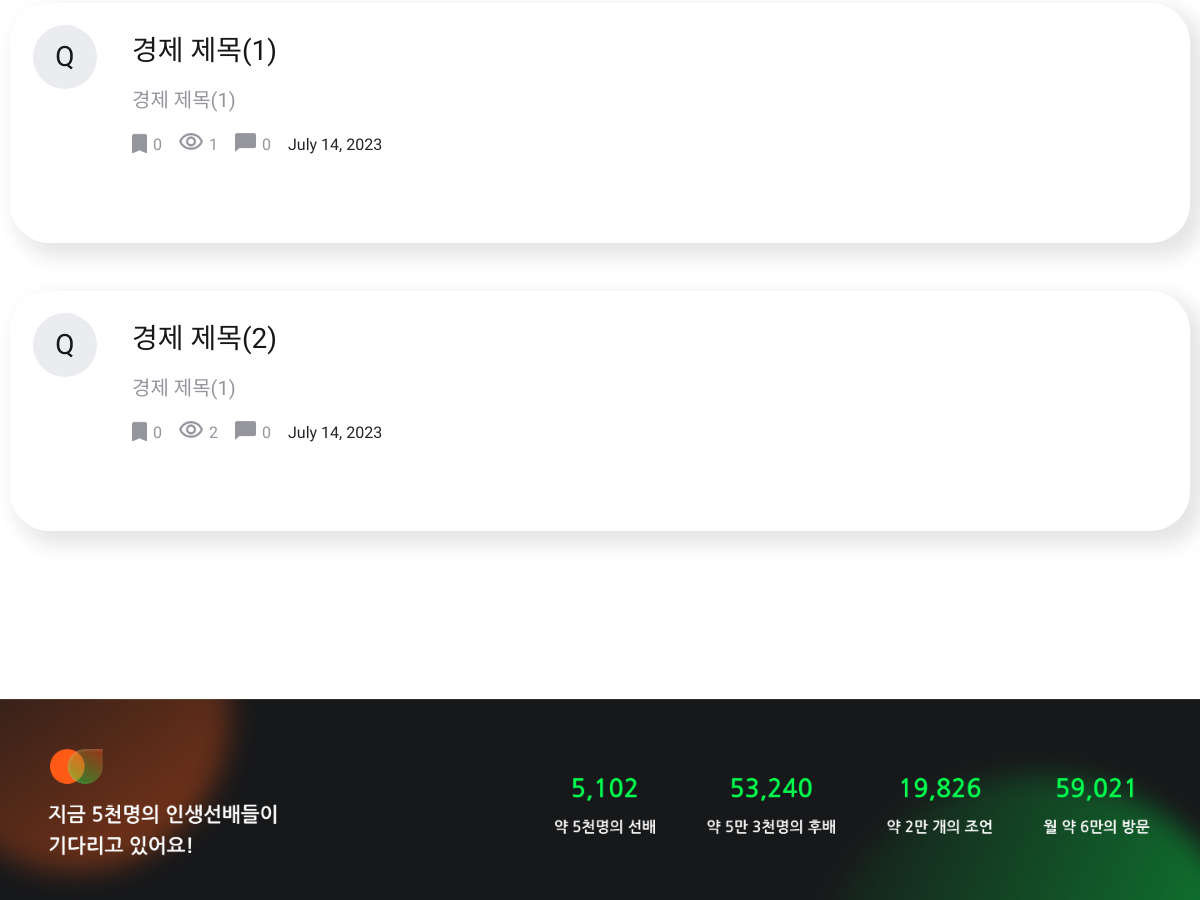
Page /communication/my_question (signed in, middle part) on the earlier database version.
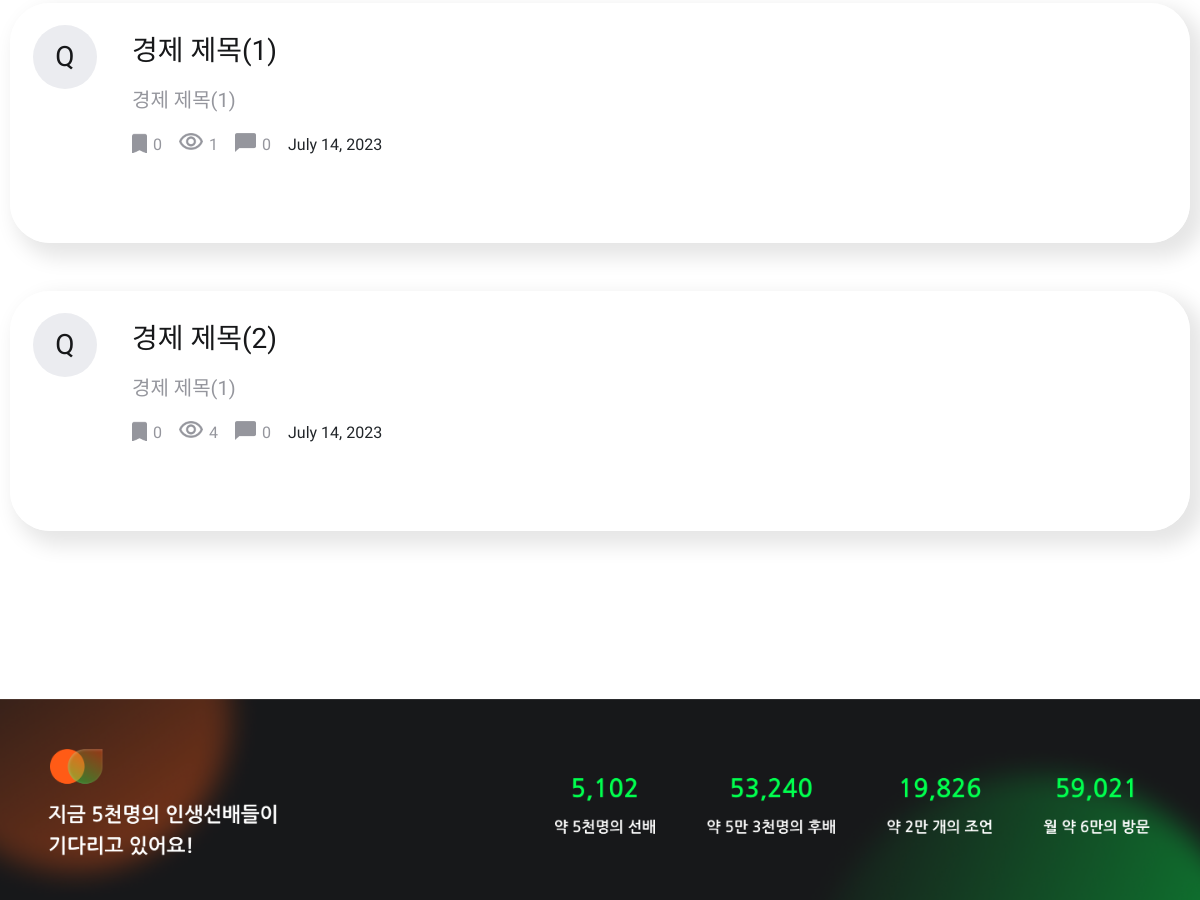
Same page on the later database version.
### communicationApp/models.py (models this page shows)
class Question(models.Model):
    autor       = models.ForeignKey(user, on_delete=models.CASCADE, related_name='author_question') #작성자
    title       = models.CharField("TITLE", max_length=20, default="질문 제목") #질문 제목
    content     = models.TextField("CONTENT", max_length=300, default="질문 내용") #질문 내용
    date        = models.DateField("DATE", auto_now_add=True) #작성일자
    recommend   = models.PositiveIntegerField("RECOMMEND", default=0) #추천수
    category    = models.PositiveIntegerField("CATEGORY") #카테고리
    views       = models.PositiveIntegerField("VIEWS", default=0) #조회수
    answerd     = models.BooleanField("ANSWERD", default=False) #답변 여부

### communicationApp/views.py (the view)
# urls.py: path('my_question', my_question, name='my_question'), #내가 한 질문
def my_question(request):
    if request.method == 'POST':
        categorys = [0, 1, 2, 3, 4, 5]
        sort = 'date'
        index=0
        for category in categorys:
            if index==0:
                questions = Question.objects.filter(category=category, autor=request.user)
            else:
                index+=1
                question = Question.objects.filter(category=category, autor=request.user)
                questions.union(question)
        if sort == 'date':
            communication_list = questions.order_by('-date')
        elif sort == 'likes':
            communication_list = questions.order_by('-recommend')
        elif sort == 'views':
            communication_list = questions.order_by('-views')
        elif sort == 'answerd':
            communication_list = questions.filter(answerd=True).order_by('-date')
        else:
            communication_list = questions.filter(answerd=False).order_by('-date')
    else:
        communication_list = Question.objects.filter(autor=request.user).order_by("-date")
    context = {
        'communication_list': communication_list,
    }
    return render(request, 'communicationApp/my-question.html', context)

### templates/communicationApp/my-question.html (shortened to what this page needs)
{% load static %}
<!DOCTYPE html>
<html lang="en">
<head>
    <link rel="stylesheet" href="{% static 'css/communicationStyle.css' %}">
    <link rel="stylesheet" href="{% static 'css/default.css' %}">
    <link rel="stylesheet" href="https://cdn.jsdelivr.net/npm/bootstrap@5.3.0/dist/css/bootstrap.min.css">
</head>
<body>
    <div id="main-container">
       <div class="container-community">
        {% for question in communication_list%}
        <a href="{% url 'communicationApp:communication_detail' question.id%}"      style="text-decoration: none; color: inherit;">
            <div class="community-box" >
                <div class="community-box-num">
                    {% if question.answerd == False %}
                        <p id="unanswer">Q</p>
                    {% else %}
                        <p id="answer">Q</p>
                        <p>답변완료</p>
                    {% endif %}
                </div>
                <div class="community-box-content">
                    <p id="community-box-content-title">{{question.title}}</p>
                    <p id="community-box-content-detail-content">{{question.content}}</p>
                    <div class="community-box-content-footer">
                        <div class="content-icon-box">
                            <div class="save">
                                <img src="{% static 'img/main-save-icon.png' %}" alt="">
                                <p>{{question.recommend}}</p>
                            </div>
                            <div class="saw">
                                <img src="{% static 'img/main-saw-icon.png' %}" alt="">
                                <p>{{question.views}}</p>
                            </div>
                            <div class="comment">
                                <img src="{% static 'img/main-comment-icon.png' %}" alt="">
                                <p>{{question.comment_set.count}}</p>
                            </div>
                        </div>
                        <div class="content-date">
                            <p>{{question.date}}</p>
                        </div>
                    </div>
                </div>
            </div>
        </a>
        {% endfor %}
    </div>
    <footer>
        <img src="{% static 'img/footer.png' %}" alt="">
    </footer>
</body>
</html>

Differences in the rows shown:
changed Question "경제 제목(2)": views "2" → "4"
